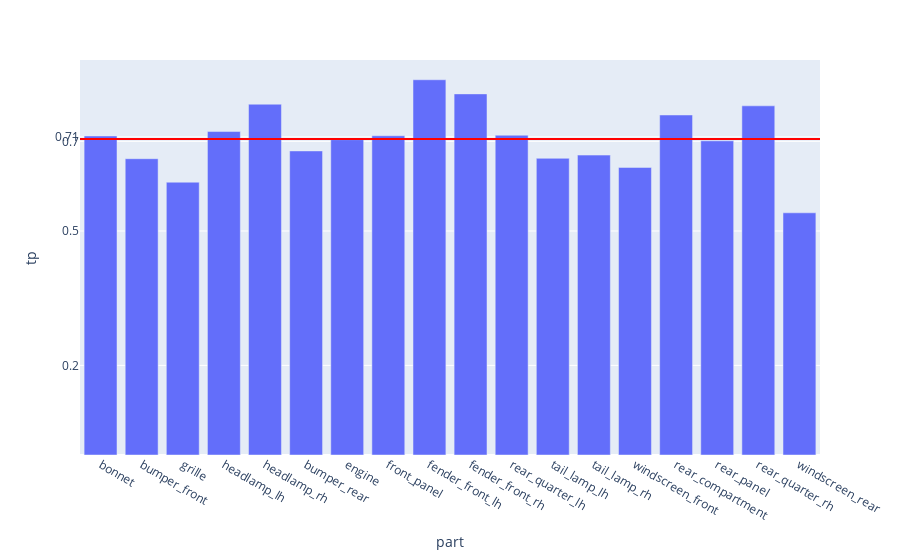

Notebook cell for this chart:
### Code cell
fig = px.bar(evalMetrics, x = 'part', y = 'tp')

fig.add_hline(y=avgTp, line_width=2, line_color="red")

fig.update_layout(
    yaxis = dict(
        tickmode = 'array',
        tickvals = [np.format_float_positional(avgTp, 2), 0.2, 0.5, 0.7],
    )
)
fig

### Figure 1 — Plotly figure (JSON) as saved in the notebook; plotly's stock layout.template omitted (floating-point values rounded to 4 significant figures)
{"data": [{"alignmentgroup": "True", "hovertemplate": "part=%{x}<br>tp=%{y}<extra></extra>", "legendgroup": "", "marker": {"color": "#636efa", "pattern": {"shape": ""}}, "name": "", "offsetgroup": "", "orientation": "v", "showlegend": false, "textposition": "auto", "type": "bar", "x": ["bonnet", "bumper_front", "grille", "headlamp_lh", "headlamp_rh", "bumper_rear", "engine", "front_panel", "fender_front_lh", "fender_front_rh", "rear_quarter_lh", "tail_lamp_lh", "tail_lamp_rh", "windscreen_front", "rear_compartment", "rear_panel", "rear_quarter_rh", "windscreen_rear"], "xaxis": "x", "y": [0.712, 0.6613, 0.6089, 0.7219, 0.7829, 0.6786, 0.7039, 0.7125, 0.8375, 0.8059, 0.7136, 0.6621, 0.6693, 0.6419, 0.7588, 0.7012, 0.7793, 0.5405], "yaxis": "y"}], "layout": {"barmode": "relative", "legend": {"tracegroupgap": 0}, "margin": {"t": 60}, "shapes": [{"line": {"color": "red", "width": 2}, "type": "line", "x0": 0, "x1": 1, "xref": "x domain", "y0": 0.7051, "y1": 0.7051, "yref": "y"}], "xaxis": {"anchor": "y", "domain": [0, 1], "title": {"text": "part"}}, "yaxis": {"anchor": "x", "domain": [0, 1], "tickmode": "array", "tickvals": ["0.71", 0.2, 0.5, 0.7], "title": {"text": "tp"}}}}
